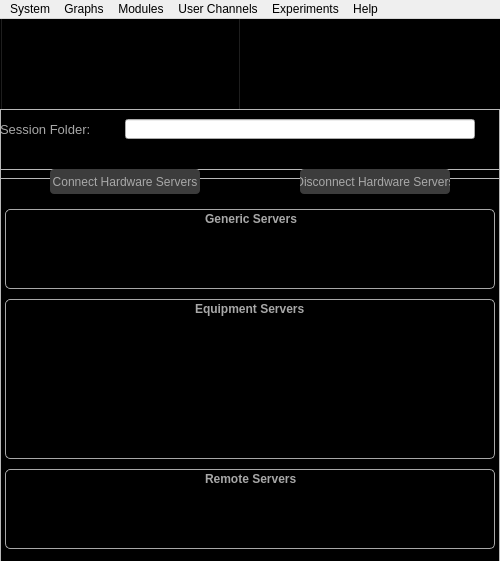
<?xml version="1.0" encoding="UTF-8"?>
<ui version="4.0">
 <class>MainWindow</class>
 <widget class="QMainWindow" name="MainWindow">
  <property name="enabled">
   <bool>true</bool>
  </property>
  <property name="geometry">
   <rect>
    <x>0</x>
    <y>0</y>
    <width>500</width>
    <height>561</height>
   </rect>
  </property>
  <property name="sizePolicy">
   <sizepolicy hsizetype="Fixed" vsizetype="Fixed">
    <horstretch>0</horstretch>
    <verstretch>0</verstretch>
   </sizepolicy>
  </property>
  <property name="minimumSize">
   <size>
    <width>500</width>
    <height>110</height>
   </size>
  </property>
  <property name="maximumSize">
   <size>
    <width>500</width>
    <height>610</height>
   </size>
  </property>
  <property name="windowTitle">
   <string>nSOT Scanner</string>
  </property>
  <property name="windowIcon">
   <iconset resource="Resources/nSOTScannerResources.qrc">
    <normaloff>:/nSOTScanner/Pictures/jj_schema.svg</normaloff>:/nSOTScanner/Pictures/jj_schema.svg</iconset>
  </property>
  <widget class="QWidget" name="centralwidget">
   <property name="sizePolicy">
    <sizepolicy hsizetype="Fixed" vsizetype="Fixed">
     <horstretch>0</horstretch>
     <verstretch>0</verstretch>
    </sizepolicy>
   </property>
   <property name="styleSheet">
    <string notr="true">QLabel{
color:rgb(168,168,168);
qproperty-alignment: 'AlignVCenter | AlignRight';
}

#centralwidget{
background: black;
}

</string>
   </property>
   <widget class="QFrame" name="MainWindowBackground">
    <property name="geometry">
     <rect>
      <x>0</x>
      <y>-1</y>
      <width>500</width>
      <height>91</height>
     </rect>
    </property>
    <property name="styleSheet">
     <string notr="true">#MainWindowBackground{
background: black
}</string>
    </property>
    <property name="frameShape">
     <enum>QFrame::StyledPanel</enum>
    </property>
    <property name="frameShadow">
     <enum>QFrame::Raised</enum>
    </property>
    <widget class="QPushButton" name="push_Logo">
     <property name="geometry">
      <rect>
       <x>0</x>
       <y>-15</y>
       <width>241</width>
       <height>120</height>
      </rect>
     </property>
     <property name="styleSheet">
      <string notr="true">#push_Logo{
image:url(:/nSOTScanner/Pictures/SQUIDRotated2.png);
background: black;
}</string>
     </property>
     <property name="text">
      <string>PushButton</string>
     </property>
    </widget>
   </widget>
   <widget class="QFrame" name="frame_Session">
    <property name="geometry">
     <rect>
      <x>0</x>
      <y>90</y>
      <width>500</width>
      <height>70</height>
     </rect>
    </property>
    <property name="frameShape">
     <enum>QFrame::StyledPanel</enum>
    </property>
    <property name="frameShadow">
     <enum>QFrame::Raised</enum>
    </property>
    <widget class="QLabel" name="label_Session_2">
     <property name="geometry">
      <rect>
       <x>0</x>
       <y>10</y>
       <width>100</width>
       <height>20</height>
      </rect>
     </property>
     <property name="font">
      <font>
       <pointsize>10</pointsize>
      </font>
     </property>
     <property name="styleSheet">
      <string notr="true">#label_Session{
color: rgb(168, 168, 168);
font: 10pt &quot;MS Shell Dlg 2&quot;;
qproperty-alignment: 'AlignVCenter | AlignRight';
qproperty-wordWrap: true;
}</string>
     </property>
     <property name="text">
      <string>Session Folder:</string>
     </property>
    </widget>
    <widget class="QLineEdit" name="lineEdit_Session_2">
     <property name="geometry">
      <rect>
       <x>125</x>
       <y>10</y>
       <width>350</width>
       <height>20</height>
      </rect>
     </property>
    </widget>
   </widget>
   <widget class="QFrame" name="frame">
    <property name="geometry">
     <rect>
      <x>0</x>
      <y>150</y>
      <width>500</width>
      <height>400</height>
     </rect>
    </property>
    <property name="frameShape">
     <enum>QFrame::StyledPanel</enum>
    </property>
    <property name="frameShadow">
     <enum>QFrame::Raised</enum>
    </property>
    <widget class="QPushButton" name="push_ConnectHardware">
     <property name="geometry">
      <rect>
       <x>50</x>
       <y>0</y>
       <width>150</width>
       <height>25</height>
      </rect>
     </property>
     <property name="styleSheet">
      <string notr="true">#push_ConnectHardware{
color: rgb(168,168,168);
background: rgb(60, 60, 60);
border-radius: 4px;
}

QPushButton:pressed#push_ConnectHardwarel{
color: rgb(168,168,168);
background-color:rgb(100,100,100);
border-radius: 4px
}</string>
     </property>
     <property name="text">
      <string>Connect Hardware Servers</string>
     </property>
    </widget>
    <widget class="QFrame" name="genericFrame">
     <property name="geometry">
      <rect>
       <x>5</x>
       <y>40</y>
       <width>490</width>
       <height>80</height>
      </rect>
     </property>
     <property name="styleSheet">
      <string notr="true">#genericFrame{
border: 1px solid rgb(168,168,168);
border-radius: 5px
}</string>
     </property>
     <property name="frameShape">
      <enum>QFrame::StyledPanel</enum>
     </property>
     <property name="frameShadow">
      <enum>QFrame::Raised</enum>
     </property>
     <widget class="QLabel" name="label_generic_frame">
      <property name="geometry">
       <rect>
        <x>200</x>
        <y>0</y>
        <width>100</width>
        <height>20</height>
       </rect>
      </property>
      <property name="font">
       <font>
        <pointsize>9</pointsize>
        <weight>75</weight>
        <bold>true</bold>
       </font>
      </property>
      <property name="text">
       <string>Generic Servers</string>
      </property>
     </widget>
    </widget>
    <widget class="QPushButton" name="push_DisconnectHardware">
     <property name="geometry">
      <rect>
       <x>300</x>
       <y>0</y>
       <width>150</width>
       <height>25</height>
      </rect>
     </property>
     <property name="styleSheet">
      <string notr="true">#push_DisconnectHardware{
color: rgb(168,168,168);
background: rgb(60, 60, 60);
border-radius: 4px;
}

QPushButton:pressed#push_DisconnectHardware{
color: rgb(168,168,168);
background-color:rgb(100,100,100);
border-radius: 4px
}</string>
     </property>
     <property name="text">
      <string>Disconnect Hardware Servers</string>
     </property>
    </widget>
    <widget class="QFrame" name="equipmentFrame">
     <property name="geometry">
      <rect>
       <x>5</x>
       <y>130</y>
       <width>490</width>
       <height>160</height>
      </rect>
     </property>
     <property name="styleSheet">
      <string notr="true">#equipmentFrame{
border: 1px solid rgb(168,168,168);
border-radius: 5px
}</string>
     </property>
     <property name="frameShape">
      <enum>QFrame::StyledPanel</enum>
     </property>
     <property name="frameShadow">
      <enum>QFrame::Raised</enum>
     </property>
     <widget class="QLabel" name="label_equipment_frame">
      <property name="geometry">
       <rect>
        <x>190</x>
        <y>0</y>
        <width>120</width>
        <height>20</height>
       </rect>
      </property>
      <property name="font">
       <font>
        <pointsize>9</pointsize>
        <weight>75</weight>
        <bold>true</bold>
       </font>
      </property>
      <property name="text">
       <string>Equipment Servers</string>
      </property>
     </widget>
    </widget>
    <widget class="QFrame" name="remoteFrame">
     <property name="geometry">
      <rect>
       <x>5</x>
       <y>300</y>
       <width>490</width>
       <height>80</height>
      </rect>
     </property>
     <property name="styleSheet">
      <string notr="true">#remoteFrame{
border: 1px solid rgb(168,168,168);
border-radius: 5px
}</string>
     </property>
     <property name="frameShape">
      <enum>QFrame::StyledPanel</enum>
     </property>
     <property name="frameShadow">
      <enum>QFrame::Raised</enum>
     </property>
     <widget class="QLabel" name="label_remote_frame">
      <property name="geometry">
       <rect>
        <x>200</x>
        <y>0</y>
        <width>100</width>
        <height>20</height>
       </rect>
      </property>
      <property name="font">
       <font>
        <pointsize>9</pointsize>
        <weight>75</weight>
        <bold>true</bold>
       </font>
      </property>
      <property name="text">
       <string>Remote Servers</string>
      </property>
     </widget>
    </widget>
   </widget>
  </widget>
  <widget class="QMenuBar" name="menubar">
   <property name="geometry">
    <rect>
     <x>0</x>
     <y>0</y>
     <width>500</width>
     <height>21</height>
    </rect>
   </property>
   <widget class="QMenu" name="menuSystem">
    <property name="title">
     <string>System</string>
    </property>
    <addaction name="actionLabRAD_Connect"/>
    <addaction name="actionDevice_Select"/>
   </widget>
   <widget class="QMenu" name="menuGraphs">
    <property name="title">
     <string>Graphs</string>
    </property>
    <addaction name="actionData_Plotter"/>
    <addaction name="actionApproach_Monitor"/>
   </widget>
   <widget class="QMenu" name="menuModules">
    <property name="title">
     <string>Modules</string>
    </property>
    <addaction name="actionApproach_Control"/>
    <addaction name="actionnSOT_Characterizer"/>
    <addaction name="actionScan_Control"/>
    <addaction name="actionTF_Characterizer"/>
    <addaction name="actionSample_Characterizer"/>
   </widget>
   <widget class="QMenu" name="menuUser_Channels">
    <property name="title">
     <string>User Channels</string>
    </property>
    <addaction name="actionAttocube_Position_Calibration"/>
    <addaction name="actionMagnetic_Field_Control"/>
    <addaction name="actionTemperature_Control"/>
    <addaction name="actionNSOT_Setpoint"/>
    <addaction name="actionAttocube_Coarse_Position_Control"/>
   </widget>
   <widget class="QMenu" name="menuExeriments">
    <property name="title">
     <string>Experiments</string>
    </property>
    <addaction name="actionRun_Scripts"/>
    <addaction name="actionQR_Reader"/>
   </widget>
   <widget class="QMenu" name="menuHelp">
    <property name="title">
     <string>Help</string>
    </property>
    <addaction name="actionYou_re_on_your_own_hahaha"/>
   </widget>
   <addaction name="menuSystem"/>
   <addaction name="menuGraphs"/>
   <addaction name="menuModules"/>
   <addaction name="menuUser_Channels"/>
   <addaction name="menuExeriments"/>
   <addaction name="menuHelp"/>
  </widget>
  <action name="actionScan_Control">
   <property name="text">
    <string>Scan Control</string>
   </property>
  </action>
  <action name="actionLine_View">
   <property name="text">
    <string>Line View</string>
   </property>
  </action>
  <action name="actionApproach_Control">
   <property name="text">
    <string>Approach Control</string>
   </property>
  </action>
  <action name="actionTest_Draw_Square">
   <property name="text">
    <string>Test Draw Square</string>
   </property>
  </action>
  <action name="actionLabRAD_Connect">
   <property name="text">
    <string>LabRAD Connect</string>
   </property>
  </action>
  <action name="actionnSOT_Characterizer">
   <property name="text">
    <string>nSOT Characterizer</string>
   </property>
  </action>
  <action name="actionData_Plotter">
   <property name="text">
    <string>Data Plotter</string>
   </property>
  </action>
  <action name="actionTF_Characterizer">
   <property name="text">
    <string>TF Characterizer</string>
   </property>
  </action>
  <action name="actionPLL_Monitor">
   <property name="text">
    <string>PLL Monitor</string>
   </property>
  </action>
  <action name="actionJPE_Coarse_Position_Control">
   <property name="text">
    <string>JPE Coarse Position Control</string>
   </property>
  </action>
  <action name="actionAttocube_Position_Calibration">
   <property name="text">
    <string>Attocube Position Calibration</string>
   </property>
  </action>
  <action name="actionMagnetic_Field_Control">
   <property name="text">
    <string>Magnetic Field Control</string>
   </property>
  </action>
  <action name="actionYou_re_on_your_own_hahaha">
   <property name="text">
    <string>You're on your own hahaha</string>
   </property>
  </action>
  <action name="actionRun_Scripts">
   <property name="text">
    <string>Run Scripts</string>
   </property>
  </action>
  <action name="actionApproach_Monitor">
   <property name="text">
    <string>Approach Monitor</string>
   </property>
  </action>
  <action name="actionTemperature_Control">
   <property name="text">
    <string>Temperature Control</string>
   </property>
  </action>
  <action name="actionQR_Reader">
   <property name="text">
    <string>QR Reader</string>
   </property>
  </action>
  <action name="actionNSOT_Setpoint">
   <property name="text">
    <string>nSOT Setpoint</string>
   </property>
  </action>
  <action name="actionDevice_Select">
   <property name="text">
    <string>Device Select</string>
   </property>
  </action>
  <action name="actionSample_Characterizer">
   <property name="text">
    <string>Sample Characterizer</string>
   </property>
  </action>
  <action name="actionAttocube_Coarse_Position_Control">
   <property name="text">
    <string>Attocube Coarse Position Control</string>
   </property>
  </action>
 </widget>
 <tabstops>
  <tabstop>push_Logo</tabstop>
 </tabstops>
 <resources>
  <include location="Resources/nSOTScannerResources.qrc"/>
 </resources>
 <connections/>
</ui>
